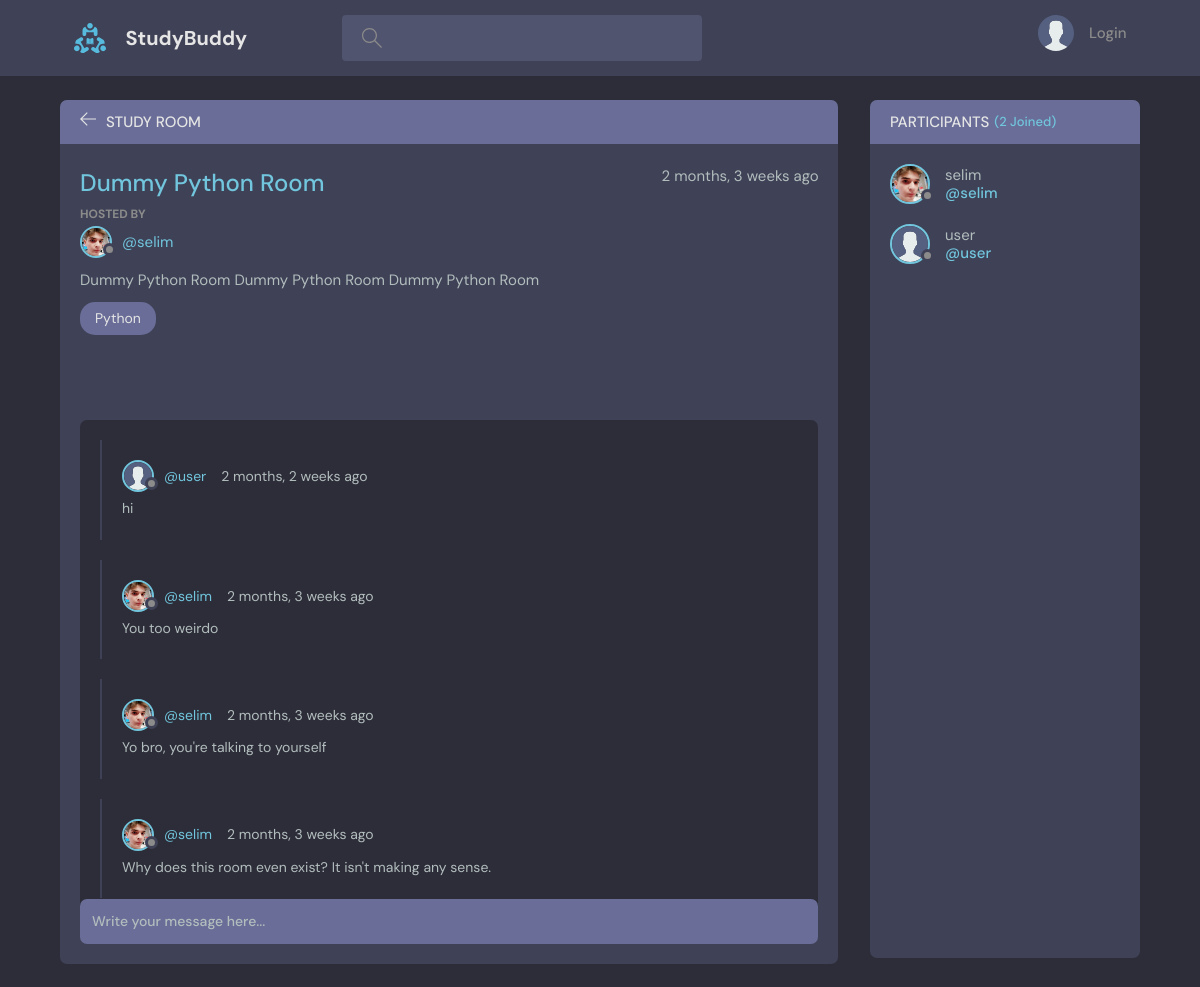
Page /room/4 on the committed database.
### base/models.py (models this page shows, shortened)
class Room(models.Model):
    host = models.ForeignKey(User, on_delete=models.SET_NULL, null=True)
    topic = models.ForeignKey(Topic, on_delete=models.SET_NULL, null=True)
    name = models.CharField(max_length=200)
    description = models.TextField(blank=True)
    participants = models.ManyToManyField(User, related_name='participants', blank=True)
    updated = models.DateTimeField(auto_now=True)
    created = models.DateTimeField(auto_now_add=True)
    class Meta:
        ordering = ['-updated', '-created']

class User(AbstractUser):
    name = models.CharField(max_length=200, null=True)
    email = models.EmailField(unique=True, null=True)
    email_verify = models.BooleanField(default=False)
    bio = models.TextField(null=True)
    avatar = models.ImageField(null=True, default="avatar.svg")
    USERNAME_FIELD = 'email'
    REQUIRED_FIELDS = []

class Topic(models.Model):
    name = models.CharField(max_length=200)
    def __str__(self):
        return self.name

class Message(models.Model):
    user = models.ForeignKey(User, on_delete=models.CASCADE)
    room = models.ForeignKey(Room, on_delete=models.CASCADE)
    body = models.TextField()
    updated = models.DateTimeField(auto_now=True)
    created = models.DateTimeField(auto_now_add=True)
    class Meta:
        ordering = ['-updated', '-created']

### base/views.py (the view, shortened to what this page needs)
# urls.py: path('room/<str:pk>', views.room, name='room'),
def room(request, pk):
    if not pk.isdigit():
        return HttpResponse('<h1>Error 404 (Page not found)</h1><p>It looks like you wanted go to specific room but mistyped a letter in URL<p>There is no letters in rooms URL</p>', status=404)
    try:
        room = Room.objects.get(id=pk)
        room_messages = room.message_set.all().order_by('-created')
        participants = room.participants.all()
        context = {'room': room, 'room_messages': room_messages, 'participants': participants}
        return render(request, 'room.html', context)
    except Room.DoesNotExist:
        return HttpResponse('<h1>Error 404 (Page not found)</h1>', status=404)

### base/templates/base/room.html (shortened to what this page needs)
{% extends 'main.html' %}
{% block content %}
  <main class="profile-page layout layout--2">
    <div class="container">
      <div class="room">
        <div class="room__top">
          <div class="room__topLeft">
            <a href="{% url 'home' %}">
              <svg version="1.1" xmlns="http://www.w3.org/2000/svg" width="32" height="32" viewBox="0 0 32 32">
                <title>arrow-left</title>
                <path d="M13.723 2.286l-13.723 13.714 13.719 13.714 1.616-1.611-10.96-10.96h27.625v-2.286h-27.625l10.965-10.965-1.616-1.607z"
                ></path>
              </svg>
            </a>
            <h3>Study Room</h3>
          </div>
        </div>
        <div class="room__box scroll">
          <div class="room__header scroll">
            <div class="room__info">
              <h3>{{ room.name }}</h3>
              <span>{{ room.created | timesince }} ago</span>
            </div>
            <div class="room__hosted">
              <p>Hosted By</p>
              <a href="{% url 'user-profile' room.host.id %}" class="room__author">
                <div class="avatar avatar--small">
                  <img src="{{ room.host.avatar.url }}" />
                </div>
                <span>@{{ room.host.username }}</span>
              </a>
            </div>
            <div class="room__details">
              {{ room.description }}
            </div>
            <span class="room__topics">{{ room.topic }}</span>
          </div>
          <div class="room__conversation">
            <div class="threads scroll">
              {% for message in room_messages %}
                <div class="thread">
                  <div class="thread__top">
                    <div class="thread__author">
                      <a href="#" class="thread__authorInfo">
                        <div class="avatar avatar--small">
                          <img src="{{ message.user.avatar.url }}" />
                        </div>
                        <span>@{{ message.user.username }}</span>
                      </a>
                      <span class="thread__date">{{ message.created | timesince }} ago</span>
                    </div>
                  </div>
                  <div class="thread__details">
                    {{ message.body }}
                  </div>
                </div>
              {% endfor %}
            </div>
          </div>
        </div>
        <div class="room__message">
          <form method="POST" action="{% url 'room' room.id %}">
            <input name="body" placeholder="Write your message here..." />
          </form>
        </div>
      </div>
      <div class="participants">
        <h3 class="participants__top">Participants <span>({{ participants.count }} Joined)</span></h3>
        <div class="participants__list scroll">
          {% for participant in participants %}
            <a href="{% url 'user-profile' participant.id%}" class="participant">
              <div class="avatar avatar--medium">
                <img src="{{ participant.avatar.url }}" />
              </div>
              <p>
                {{ participant.username }}
                <span>@{{ participant.username }}</span>
              </p>
            </a>
          {% endfor %}
        </div>
      </div>
    </div>
  </main>
{% endblock content %}

### rows in the picture
Room: name "Dummy Python Room", created "2 months, 3 weeks", host.avatar (picture), host.username "selim", description "Dummy Python Room Dummy Python Room Dummy Python Room", topic "Python"
Message: user.avatar (placeholder picture), user.username "user", created "2 months, 2 weeks", body "hi"
Message: user.avatar (picture), user.username "selim", created "2 months, 3 weeks", body "You too weirdo"
Message: user.avatar (picture), user.username "selim", created "2 months, 3 weeks", body "Yo bro, you're talking to yourself"
Message: user.avatar (picture), user.username "selim", created "2 months, 3 weeks", body "Why does this room even exist? It isn't making any sense."
User: avatar (picture), username "selim"
User: avatar (placeholder picture), username "user"

### other values in the picture
{{ participants.count }} "2"
